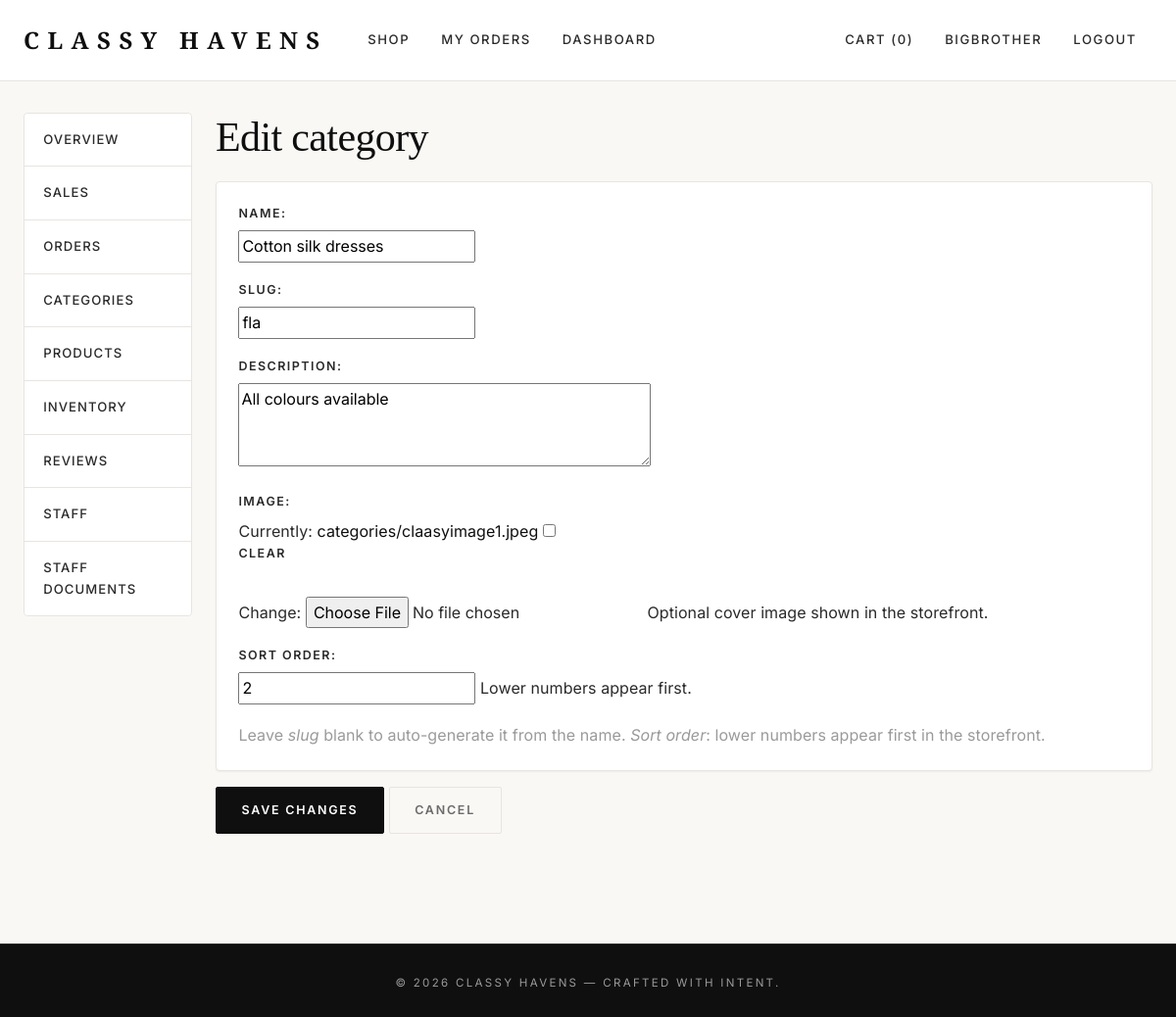
The app's page /dashboard/categories/1/edit/ (signed in) with its own data.
### accounts/models.py (models this page shows, shortened)
class CustomUser(AbstractUser):
    class Roles(models.TextChoices):
        CUSTOMER = "customer", "Customer"
        STAFF    = "staff",    "Staff"
        MANAGER  = "manager",  "Manager"
        ADMIN    = "admin",    "Admin"
    role = models.CharField(max_length=20, choices=Roles.choices,
                            default=Roles.CUSTOMER)
    phone = models.CharField(max_length=20, blank=True)
    avatar = models.ImageField(
        upload_to="avatars/%Y/%m/", blank=True, null=True,
        help_text="Optional profile picture (JPEG, PNG, WebP).",
    )
    @property
    def is_staff_member(self):
        return (
            self.is_superuser
            or self.is_staff
            or self.role in (self.Roles.STAFF, self.Roles.MANAGER, self.Roles.ADMIN)
        )

### catalog/models.py (models this page shows, shortened)
class Category(models.Model):
    name = models.CharField(max_length=100, unique=True)
    slug = models.SlugField(max_length=120, unique=True)
    description = models.TextField(blank=True)
    image = models.ImageField(
        upload_to="categories/", blank=True, null=True,
        help_text="Optional cover image shown in the storefront.",
    )
    sort_order = models.IntegerField(
        default=0,
        help_text="Lower numbers appear first.",
    )
    class Meta:
        ordering = ["sort_order", "name"]
        verbose_name_plural = "Categories"

### dashboard/views.py (the view, shortened to what this page needs)
# urls.py: path("categories/<int:pk>/edit/", views.CategoryUpdateView.as_view(), name="category_edit"),
class CategoryUpdateView(StaffRequiredMixin, PermissionRequiredMixin, UpdateView):
    permission_required = "catalog.change_category"
    model = Category
    form_class = CategoryForm
    template_name = "dashboard/category_form.html"
    success_url = reverse_lazy("dashboard:categories")

### dashboard/forms.py (shortened to what this page needs)
class CategoryForm(forms.ModelForm):
    class Meta:
        model = Category
        fields = ["name", "slug", "description", "image", "sort_order"]
        widgets = {
            "description": forms.Textarea(attrs={"rows": 3}),
        }

### cart/cart.py (called while the page is built)
    def __len__(self):
        return sum(item["quantity"] for item in self.cart.values())

    def total_quantity(self):
        return len(self)

### cart/context_processors.py (called while the page is built)
def cart(request):
    return {"cart": Cart(request)}

### config/context_processors.py (called while the page is built)
def currency(request):
    return {
        "CURRENCY_CODE": settings.CURRENCY_CODE,
        "CURRENCY_SYMBOL": settings.CURRENCY_SYMBOL,
    }

### dashboard/views.py (called while the page is built)
    def dispatch(self, request, *args, **kwargs):
        if not request.user.is_authenticated:
            return super().dispatch(request, *args, **kwargs)
        if not request.user.is_staff_member:
            messages.error(request, "Staff access required.")
            return redirect("catalog:product_list")
        return super().dispatch(request, *args, **kwargs)

### templates/dashboard/category_form.html (shortened to what this page needs)
{% extends "dashboard/base.html" %}
{% block dashboard_content %}
<h1>{% if object %}Edit category{% else %}Add category{% endif %}</h1>
<form method="post" enctype="multipart/form-data" novalidate>
    <div class="card mb-3"><div class="card-body">
        {{ form.as_p }}
        <p class="text-muted mb-0">
            Leave <em>slug</em> blank to auto-generate it from the name.
            <em>Sort order</em>: lower numbers appear first in the storefront.
        </p>
    </div></div>
    <button class="btn btn-dark">
        {% if object %}Save changes{% else %}Create category{% endif %}
    </button>
    <a href="{% url 'dashboard:categories' %}" class="btn btn-outline-secondary">Cancel</a>
</form>
{% endblock %}

### templates/base.html (shortened to what this page needs)
{% load static %}
<!doctype html>
<html lang="en">
<head>
    <link href="https://cdn.jsdelivr.net/npm/bootstrap@5.3.3/dist/css/bootstrap.min.css" rel="stylesheet">
    <link rel="stylesheet" href="{% static 'css/style.css' %}">
</head>
<body class="d-flex flex-column min-vh-100">
<nav class="navbar navbar-expand-lg">
    <div class="container">
        <a class="navbar-brand" href="{% url 'catalog:product_list' %}">Classy&nbsp;Havens</a>
        <div class="collapse navbar-collapse" id="nav">
            <ul class="navbar-nav me-auto">
                <li class="nav-item"><a class="nav-link" href="{% url 'catalog:product_list' %}">Shop</a></li>
                {% if user.is_authenticated %}
                    <li class="nav-item"><a class="nav-link" href="{% url 'orders:order_list' %}">My Orders</a></li>
                {% endif %}
                {% if user.is_staff_member %}
                    <li class="nav-item"><a class="nav-link" href="{% url 'dashboard:index' %}">Dashboard</a></li>
                {% endif %}
            </ul>
            <ul class="navbar-nav align-items-lg-center">
                <li class="nav-item">
                    <a class="nav-link" href="{% url 'cart:cart_detail' %}">Cart ({{ cart.total_quantity }})</a>
                </li>
                {% if user.is_authenticated %}
                    <li class="nav-item"><a class="nav-link" href="{% url 'accounts:profile' %}">{{ user.username }}</a></li>
                    <li class="nav-item"><a class="nav-link" href="{% url 'accounts:logout' %}">Logout</a></li>
                {% else %}
                    <li class="nav-item"><a class="nav-link" href="{% url 'accounts:login' %}">Login</a></li>
                    <li class="nav-item"><a class="nav-link" href="{% url 'accounts:register' %}">Register</a></li>
                {% endif %}
            </ul>
        </div>
    </div>
</nav>
<main class="flex-grow-1">
    <div class="container">
        {% block content %}{% endblock %}
    </div>
</main>
<footer class="mt-5 py-4">
    <div class="container text-center">
        <small>&copy; {% now "Y" %} Classy Havens — Crafted with intent.</small>
    </div>
</footer>
</body>
</html>

### static/css/style.css (style rules this page uses)
:root { --ch-black: #0f0f0f; --ch-charcoal: #2a2a2a; --ch-gray: #6b6b6b; --ch-muted: #9a9a9a; --ch-cream: #faf8f5; --ch-cream-alt: #f3efe9; --ch-white: #ffffff; --ch-border: #e8e5e0; --ch-gold: #c9a961; --ch-gold-dark: #a88a4a; --ch-danger: #b83232; --ch-success: #2f7a4d; --font-display: 'Playfair Display', Georgia, 'Times New Roman', serif; --font-body: 'Inter', -apple-system, BlinkMacSystemFont, 'Segoe UI', sans-serif; --shadow-sm: 0 1px 2px rgba(15,15,15,0.05); --shadow-md: 0 8px 24px rgba(15,15,15,0.07); --shadow-lg: 0 20px 48px rgba(15,15,15,0.10); --radius-sm: 2px; --radius: 4px; --radius-lg: 8px; }
* { box-sizing: border-box; }
html { scroll-behavior: smooth; }
body { margin: 0; font-family: var(--font-body); font-weight: 400; color: var(--ch-black); background-color: var(--ch-cream); line-height: 1.65; letter-spacing: 0.005em; -webkit-font-smoothing: antialiased; -moz-osx-font-smoothing: grayscale; }
h1, h2, h3, h4, h5, h6, .display { font-family: var(--font-display); font-weight: 500; letter-spacing: -0.015em; color: var(--ch-black); line-height: 1.2; }
h1 { font-size: clamp(2rem, 3.5vw, 3rem); margin-bottom: 1.25rem; }
a { color: var(--ch-black); text-decoration: none; transition: color .2s ease; }
p { color: var(--ch-charcoal); }
small, .text-muted { color: var(--ch-muted) !important; }
.container { max-width: 1240px; padding-left: 1.5rem; padding-right: 1.5rem; }
main { padding-top: 2rem; padding-bottom: 4rem; }
.navbar { background: var(--ch-white) !important; border-bottom: 1px solid var(--ch-border); padding: 1rem 0; position: sticky; top: 0; z-index: 1000; backdrop-filter: saturate(180%) blur(10px); }
.navbar-brand { font-family: var(--font-display); font-weight: 700; font-size: 1.5rem; letter-spacing: 0.35em; color: var(--ch-black) !important; padding-right: 0.35em; text-transform: uppercase; }
.navbar-nav .nav-link { font-family: var(--font-body); font-size: 0.82rem; font-weight: 500; letter-spacing: 0.12em; text-transform: uppercase; color: var(--ch-charcoal) !important; padding: 0.5rem 1rem !important; transition: color .2s ease; }
.btn { font-family: var(--font-body); font-size: 0.78rem; font-weight: 600; letter-spacing: 0.14em; text-transform: uppercase; border-radius: var(--radius-sm); padding: 0.85rem 1.6rem; transition: all .25s ease; border-width: 1px; }
.btn-dark { background: var(--ch-black); border-color: var(--ch-black); color: var(--ch-white); }
.btn-outline-secondary { color: var(--ch-gray); border-color: var(--ch-border); }
.card { background: var(--ch-white); border: 1px solid var(--ch-border); border-radius: var(--radius); box-shadow: var(--shadow-sm); }
.card-body { padding: 1.4rem; }
.form-label, label { font-size: 0.78rem; font-weight: 600; letter-spacing: 0.12em; text-transform: uppercase; color: var(--ch-charcoal); margin-bottom: 0.4rem; display: block; }
form p { margin-bottom: 1.15rem; }
form p label { margin-bottom: 0.4rem; }
.nav-link { color: var(--ch-charcoal); font-size: 0.88rem; font-weight: 500; letter-spacing: 0.08em; text-transform: uppercase; }
footer { background: var(--ch-black) !important; color: var(--ch-muted); padding: 2.5rem 0 !important; margin-top: 5rem; border-top: 1px solid var(--ch-charcoal); }
footer small { letter-spacing: 0.2em; text-transform: uppercase; font-size: 0.72rem; color: var(--ch-muted); }

### records on screen
CustomUser: username "BIGBROTHER"
Category: name "Cotton silk dresses", slug "fla", description "All colours available", sort_order "2"

### other values on screen
{{ cart.total_quantity }} "0"
